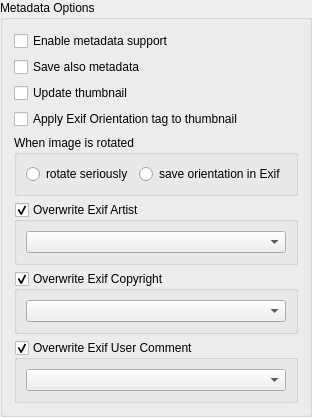
<?xml version="1.0" encoding="UTF-8"?>
<ui version="4.0">
 <class>MetadataGroupBox</class>
 <widget class="QGroupBox" name="MetadataGroupBox">
  <property name="title">
   <string>Metadata Options</string>
  </property>
  <layout class="QVBoxLayout" name="verticalLayout">
   <item>
    <widget class="QCheckBox" name="metadataCheckBox">
     <property name="sizePolicy">
      <sizepolicy hsizetype="Minimum" vsizetype="Fixed">
       <horstretch>0</horstretch>
       <verstretch>0</verstretch>
      </sizepolicy>
     </property>
     <property name="toolTip">
      <string>EXIF, IPTC and XMP supported</string>
     </property>
     <property name="text">
      <string>Enable metadata support</string>
     </property>
    </widget>
   </item>
   <item>
    <widget class="QCheckBox" name="saveMetadataCheckBox">
     <property name="sizePolicy">
      <sizepolicy hsizetype="Minimum" vsizetype="Preferred">
       <horstretch>0</horstretch>
       <verstretch>0</verstretch>
      </sizepolicy>
     </property>
     <property name="text">
      <string>Save also metadata</string>
     </property>
    </widget>
   </item>
   <item>
    <widget class="QCheckBox" name="thumbUpdateCheckBox">
     <property name="toolTip">
      <string comment="When image changed SIR'll save current thumbnail in Exif metadata"/>
     </property>
     <property name="text">
      <string>Update thumbnail</string>
     </property>
    </widget>
   </item>
   <item>
    <widget class="QCheckBox" name="thumbRotateCheckBox">
     <property name="text">
      <string>Apply Exif Orientation tag to thumbnail</string>
     </property>
    </widget>
   </item>
   <item>
    <widget class="QGroupBox" name="rotateGroupBox">
     <property name="title">
      <string>When image is rotated</string>
     </property>
     <layout class="QHBoxLayout" name="horizontalLayout">
      <item>
       <widget class="QRadioButton" name="rotateRadioButton">
        <property name="text">
         <string>rotate seriously</string>
        </property>
       </widget>
      </item>
      <item>
       <widget class="QRadioButton" name="exifOrientationRadioButton">
        <property name="text">
         <string>save orientation in Exif</string>
        </property>
       </widget>
      </item>
     </layout>
    </widget>
   </item>
   <item>
    <widget class="QGroupBox" name="exifArtistCheckBox">
     <property name="title">
      <string>Overwrite Exif Artist</string>
     </property>
     <property name="checkable">
      <bool>true</bool>
     </property>
     <layout class="QVBoxLayout" name="verticalLayout_6">
      <item>
       <widget class="HistoryComboBox" name="exifArtistComboBox"/>
      </item>
     </layout>
    </widget>
   </item>
   <item>
    <widget class="QGroupBox" name="exifCopyrightCheckBox">
     <property name="title">
      <string>Overwrite Exif Copyright</string>
     </property>
     <property name="checkable">
      <bool>true</bool>
     </property>
     <layout class="QVBoxLayout" name="verticalLayout_8">
      <item>
       <widget class="HistoryComboBox" name="exifCopyrightComboBox"/>
      </item>
     </layout>
    </widget>
   </item>
   <item>
    <widget class="QGroupBox" name="exifUserCommentCheckBox">
     <property name="title">
      <string>Overwrite Exif User Comment</string>
     </property>
     <property name="checkable">
      <bool>true</bool>
     </property>
     <layout class="QVBoxLayout" name="verticalLayout_9">
      <item>
       <widget class="HistoryComboBox" name="exifUserCommentComboBox"/>
      </item>
     </layout>
    </widget>
   </item>
  </layout>
 </widget>
 <customwidgets>
  <customwidget>
   <class>HistoryComboBox</class>
   <extends>QComboBox</extends>
   <header>widgets/historycombobox.h</header>
  </customwidget>
 </customwidgets>
 <resources/>
 <connections/>
</ui>
